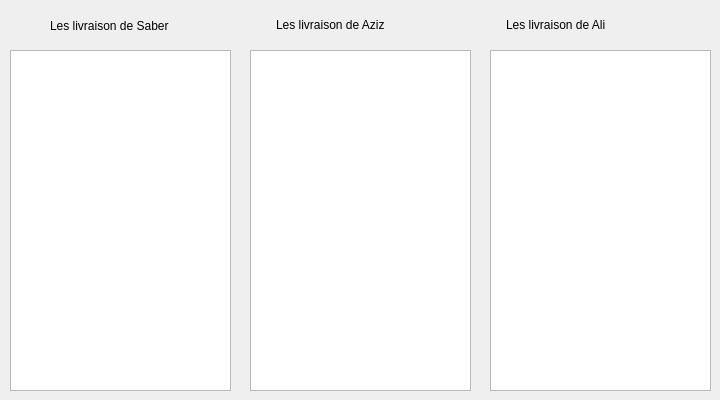
       <widget class="QWidget" name="tab">
        <attribute name="title">
         <string>Statistique</string>
        </attribute>
        <widget class="QTableView" name="tablelsaber">
         <property name="geometry">
          <rect>
           <x>10</x>
           <y>50</y>
           <width>221</width>
           <height>341</height>
          </rect>
         </property>
         <property name="styleSheet">
          <string notr="true">background-image: url(:/new/white.png);</string>
         </property>
        </widget>
        <widget class="QLabel" name="label">
         <property name="geometry">
          <rect>
           <x>50</x>
           <y>10</y>
           <width>141</width>
           <height>31</height>
          </rect>
         </property>
         <property name="text">
          <string>Les livraison de Saber</string>
         </property>
        </widget>
        <widget class="QLabel" name="label_2">
         <property name="geometry">
          <rect>
           <x>276</x>
           <y>9</y>
           <width>131</width>
           <height>31</height>
          </rect>
         </property>
         <property name="text">
          <string>Les livraison de Aziz</string>
         </property>
        </widget>
        <widget class="QTableView" name="tablelaziz">
         <property name="geometry">
          <rect>
           <x>250</x>
           <y>50</y>
           <width>221</width>
           <height>341</height>
          </rect>
         </property>
         <property name="styleSheet">
          <string notr="true">background-image: url(:/new/white.png);</string>
         </property>
        </widget>
        <widget class="QLabel" name="label_4">
         <property name="geometry">
          <rect>
           <x>506</x>
           <y>9</y>
           <width>131</width>
           <height>31</height>
          </rect>
         </property>
         <property name="text">
          <string>Les livraison de Ali</string>
         </property>
        </widget>
        <widget class="QTableView" name="tableali">
         <property name="geometry">
          <rect>
           <x>490</x>
           <y>50</y>
           <width>221</width>
           <height>341</height>
          </rect>
         </property>
         <property name="styleSheet">
          <string notr="true">background-image: url(:/new/white.png);</string>
         </property>
        </widget>
       </widget>
